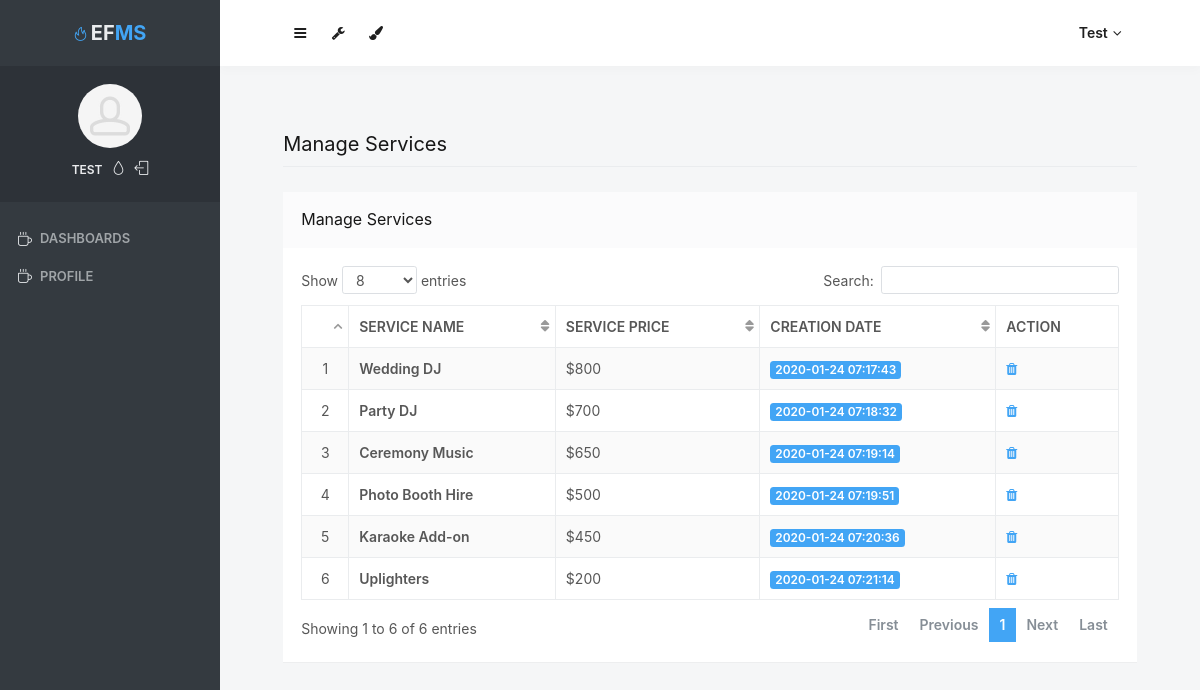
Page /electrician/manage-services.php (signed in) on the earlier database version.
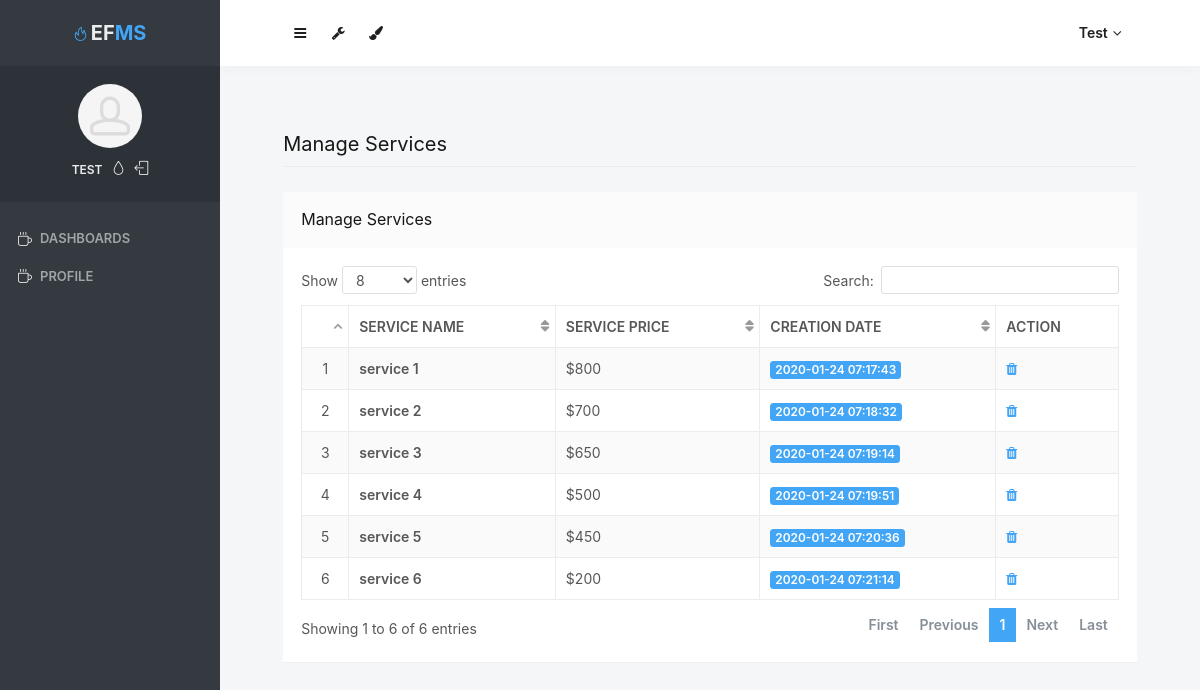
Same page on the later database version.
### tables this page shows
CREATE TABLE `tblservice` (
  `ID` int(10) NOT NULL,
  `ServiceName` varchar(200) DEFAULT NULL,
  `SerDes` varchar(250) NOT NULL,
  `ServicePrice` varchar(200) DEFAULT NULL,
  `CreationDate` timestamp NULL DEFAULT current_timestamp()
);

### electrician/manage-services.php (the view, shortened to what this page needs)
<?php
if (strlen($_SESSION['odmsaid']==0)) {
  header('location:logout.php');
  } else{
  ?>
<!doctype html>
<html lang="en" class="no-focus">
    <head>
        <link rel="stylesheet" href="assets/js/plugins/datatables/dataTables.bootstrap4.min.css">
        <link rel="stylesheet" id="css-main" href="assets/css/codebase.min.css">
    </head>
    <body>
        <div id="page-container" class="sidebar-o sidebar-inverse side-scroll page-header-fixed main-content-narrow">
           <?php include_once('includes/sidebar.php');?>
          <?php include_once('includes/header.php');?>
            <main id="main-container">
                <div class="content">
                    <h2 class="content-heading">Manage Services</h2>
                    <div class="block">
                        <div class="block-header block-header-default">
                            <h3 class="block-title">Manage Services</h3>
                        </div>
                        <div class="block-content block-content-full">
                            <table class="table table-bordered table-striped table-vcenter js-dataTable-full-pagination">
                                <thead>
                                    <tr>
                                        <th class="text-center"></th>
                                        <th>Service Name</th>
                                        <th class="d-none d-sm-table-cell">Service Price</th>
                                        <th class="d-none d-sm-table-cell">Creation Date</th>
                                        <th class="d-none d-sm-table-cell" style="width: 15%;">Action</th>
                                       </tr>
                                </thead>
                                <tbody>
                                    <?php
$sql="SELECT * from tblservice";
$query = $dbh -> prepare($sql);
$query->execute();
$results=$query->fetchAll(PDO::FETCH_OBJ);
$cnt=1;
if($query->rowCount() > 0)
{
foreach($results as $row)
{               ?>
                                    <tr>
                                        <td class="text-center"><?php echo htmlentities($cnt);?></td>
                                        <td class="font-w600"><?php  echo htmlentities($row->ServiceName);?></td>
                                        <td class="d-none d-sm-table-cell">$<?php  echo htmlentities($row->ServicePrice);?></td>
                                        <td class="d-none d-sm-table-cell">
                                            <span class="badge badge-primary"><?php  echo htmlentities($row->CreationDate);?></span>
                                        </td>
                                         <td class="d-none d-sm-table-cell"><a href="manage-services.php?delid=<?php echo ($row->ID);?>" onclick="return confirm('Do you really want to Delete ?');"><i class="fa fa-trash fa-delete" aria-hidden="true"></i></a></td>
                                    </tr>
                                    <?php $cnt=$cnt+1;}} ?>
                                </tbody>
                            </table>
                        </div>
                    </div>
                </div>
            </main>
        </div>
    </body>
</html>
<?php }  ?>

Differences in the rows shown:
changed tblservice: ServiceName "Wedding DJ" → "service 1"
changed tblservice: ServiceName "Party DJ" → "service 2"
changed tblservice: ServiceName "Ceremony Music" → "service 3"
changed tblservice: ServiceName "Photo Booth Hire" → "service 4"
changed tblservice: ServiceName "Karaoke Add-on" → "service 5"
changed tblservice: ServiceName "Uplighters" → "service 6"
